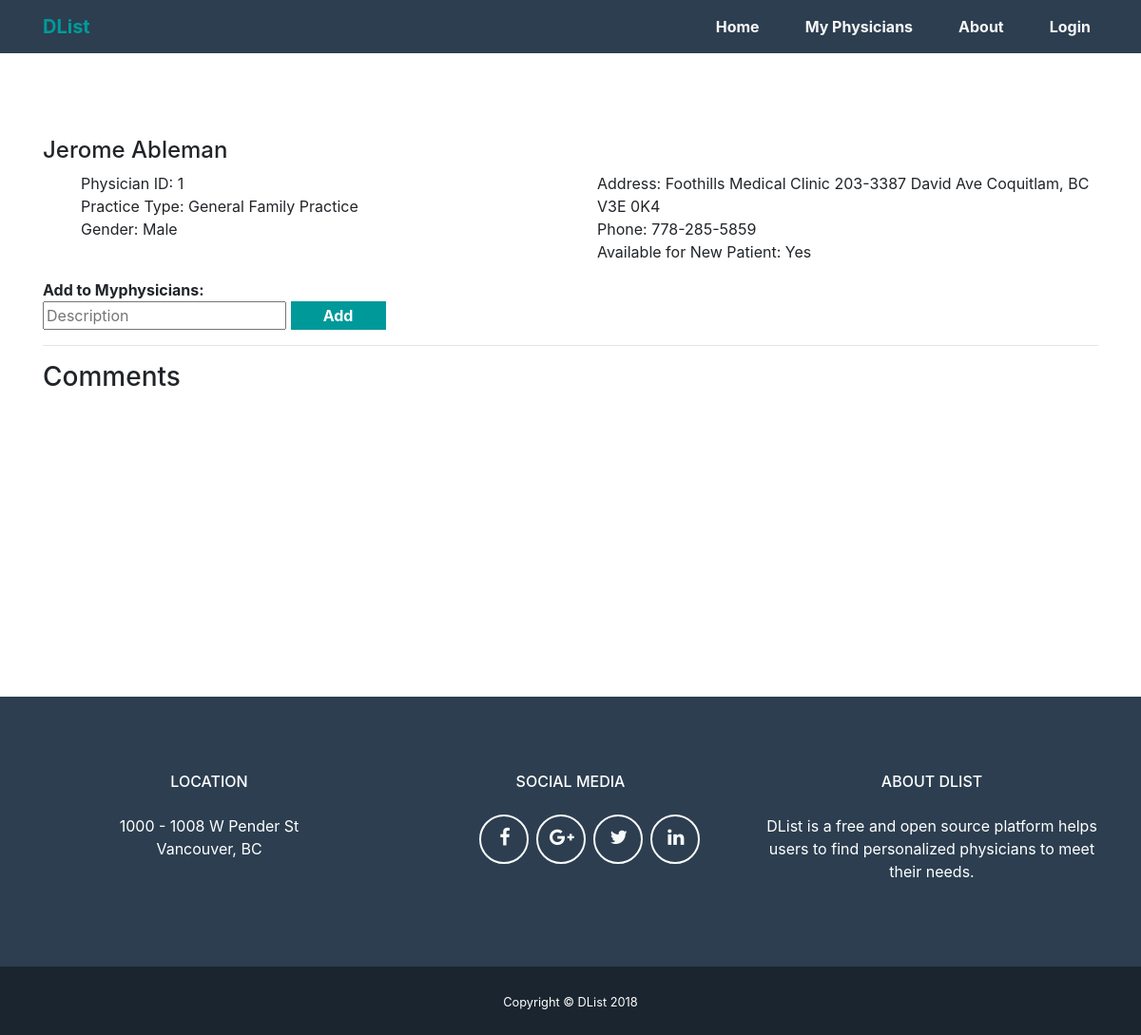
The page /doctor_details.php?physician=1 on the database its author committed.
### tables this page shows
CREATE TABLE `physicians` (
  `ID` int(11) NOT NULL,
  `firstName` varchar(30) NOT NULL,
  `lastName` varchar(30) NOT NULL,
  `type` varchar(50) NOT NULL,
  `gender` varchar(6) NOT NULL,
  `address` text NOT NULL,
  `phoneNumber` text NOT NULL,
  `availableForNewPt` varchar(3) NOT NULL
);

### includes/functions.php (called while the page is built, shortened)
<?php
    function connectToDB($dbhost, $dbuser, $dbpass, $dbname) {
        $connection = mysqli_connect($dbhost,$dbuser,$dbpass,$dbname);
       return $connection;
    }
    $db = connectToDB(DB_SERVER,DB_USER,DB_PASS,DB_Name);
    function check_exist($userEmail, $physicianID){
        global $db;
        $query = "SELECT * FROM physiciansList WHERE physicianID='$physicianID' AND userEmail='$userEmail'";
        $result = $db -> query($query);
        return mysqli_num_rows($result) > 0;
    }
?>

### public/doctor_details.php (the view, shortened to what this page needs)
<?php
require_once("../includes/functions.php");
$physicianID = $_REQUEST["physician"];
$queryString = "SELECT * FROM physicians WHERE ID = ?";
$stmt =$db->prepare($queryString);
$stmt->bind_param("i",$physicianID);
$stmt->execute();
$stmt->bind_result($ID,$firstName,$lastName,$type,$gender,$address,$phoneNumber,$availableForNewPt);
include("../includes/header.php");
echo "<section class=\"container doc_details\">";
if($stmt->fetch()){
    echo "<h4>$firstName $lastName</h4>\n";
	echo "<ul>";
    echo "<li> Physician ID: $ID</li>";
    echo "<li> Practice Type: $type</li>";
    echo "<li> Gender: $gender</li>";
    echo "<li> Address: $address</li>";
    echo "<li> Phone: $phoneNumber</li>";
    echo "<li> Available for New Patient: $availableForNewPt</li>";
    echo "</ul>";
}
if(@check_exist($_SESSION["email"],$physicianID)==false){
echo "<form action=\"myphysicians.php\" method=\"post\">\n";
echo "<b>Add to Myphysicians: </b><br>\n";
echo "<input type=\"text\" name=\"description\" placeholder=\"Description\">\n";
echo "<input type=\"submit\" name=\"add\" value=\"Add\">\n";
echo "</form>";
} else{
    echo "<h3 class=\"sign\"> This physician is alreay in your Myphisicians list </h3>";
}
$userEmail = !empty($_SESSION["email"])? $_SESSION["email"]:"";
echo"
<hr/>
<h3> Comments </h3>
<div id='comment_section'>
<span>Knowledge Rating:</span>
<ul class='list-inline'>";
echo"
</ul>
<span>Helpfulness Rating:</span>
<ul class='list-inline'>";
echo"
</ul>
<form method='post' id='comment_form'>
    <input type='hidden' name='userEmail' value='$userEmail'>
    <input type='hidden' name='physicianID' value='$physicianID'>
    <input type='hidden' name='date' value='".date('Y-m-d H:i:s')."'>
    <textarea name='comment_content'></textarea><br>
    <input type='reset' name='clear' value='Cancel'>
    <input type='submit' name='submit' id='submit' value='Comment'>
</form></div>";
echo"</section>";
include('../includes/footer.php');
?>

### public/css/main.css (style rules this page uses)
ul { list-style: none; columns: 2; -webkit-columns: 2; -moz-columns: 2; }
.doc_details { margin-top:5em; margin-bottom: 10em; padding-top: 0.5em; }
input[type=submit] { width: 100px; height:30px; background: #00999A; color: #fff; border: none; font-weight: bold; cursor: pointer; }

### rows shown on the page
physicians: firstName "Jerome", lastName "Ableman", ID "1", type "General Family Practice", gender "Male", address "Foothills Medical Clinic 203-3387 David Ave Coquitlam, BC V3E 0K4", phoneNumber "778-285-5859", availableForNewPt "Yes"
